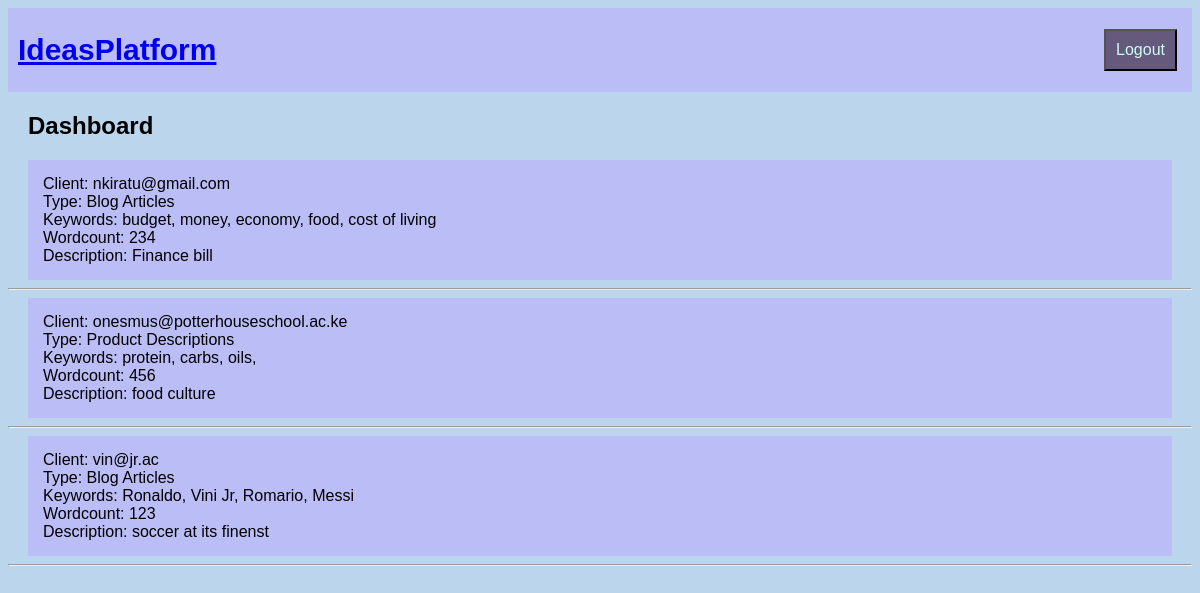
The app's page /dashboard (signed in) with its own data.
### my_app/models.py (models this page shows)
class Order(db.Model):
    __tablename__ = "orders"
    id = db.Column(db.Integer, primary_key=True )
    type = db.Column(db.String(100), nullable=False )
    headline = db.Column(db.String(100), nullable=False )
    keywords = db.Column(db.String(100), nullable=False )
    description = db.Column(db.String(100), nullable=False )
    wordcount = db.Column(db.Integer, nullable=False )
    email = db.Column(db.String, nullable=False)
    payment_id = db.Column(db.Integer, db.ForeignKey("payment.id"))

### my_app/views.py (the view)
@app.route("/dashboard")
@login_required
def dashboard():
    orders = Order.query.all()
    return render_template("dashboard.html", orders=orders)

### my_app/models.py (called while the page is built)
@login.user_loader
def load_user(id):
    return db.session.get(User, int(id))

### my_app/templates/dashboard.html (shortened to what this page needs)
{% extends "base.html" %}
{% block body %}
<h2 class="header-dash">Dashboard</h2>
<div class="post">
    {% for order in orders %}
    <div class="order">
        Client: {{ order.email }} <br>
        Type: {{ order.type }} <br>
        Keywords: {{ order.keywords }} <br>
        Wordcount: {{ order.wordcount }} <br>
        Description: {{ order.description }}
    </div>
    <hr>
    {% endfor %}
</div>
{% endblock body %}

### my_app/templates/base.html (shortened to what this page needs)
<!DOCTYPE html>
<html lang="en">
<head>
    <link rel="stylesheet" href='{{ url_for("static", filename="css/styles.css") }}'>
</head>
<body>
    <div class="navbar">
        <a href="/">
            <h2>IdeasPlatform</h2>
        </a>
        {% if current_user.is_authenticated %}
            <div class="buttons">
                <a href="/logout"> <button class="logout">Logout</button> </a>
            </div>
        {% endif %}
    </div>
    {% block body %}{% endblock body %}
</body>
</html>

### my_app/static/css/styles.css (style rules this page uses)
body { background-color: #BBD5ED; font-family: Arial, Helvetica, sans-serif; }
.navbar { display: flex; flex-direction: row; justify-content: space-between; background-color: #BBBDF6; align-items: center; }
.navbar h2 { font-size: 30px; padding-left: 10px; text-decoration: none; }
.buttons { display: flex; margin-right: 10px; }
.order { background-color: #BBBDF6; display: flex; margin-left: 20px; margin-right: 20px; padding: 15px; flex-wrap: wrap; }
.header-dash { margin-left: 20px; }
.logout { background-color: #655A7C; height: fit-content; padding: 10px; margin: 5px; font-size: 16px; color: #CEF9F2; }

### records on screen
Order: email "nkiratu@gmail.com", type "Blog Articles", keywords "budget, money, economy, food, cost of living", wordcount "234", description "Finance bill"
Order: email "onesmus@potterhouseschool.ac.ke", type "Product Descriptions", keywords "protein, carbs, oils,", wordcount "456", description "food culture"
Order: email "vin@jr.ac", type "Blog Articles", keywords "Ronaldo, Vini Jr, Romario, Messi", wordcount "123", description "soccer at its finenst"
